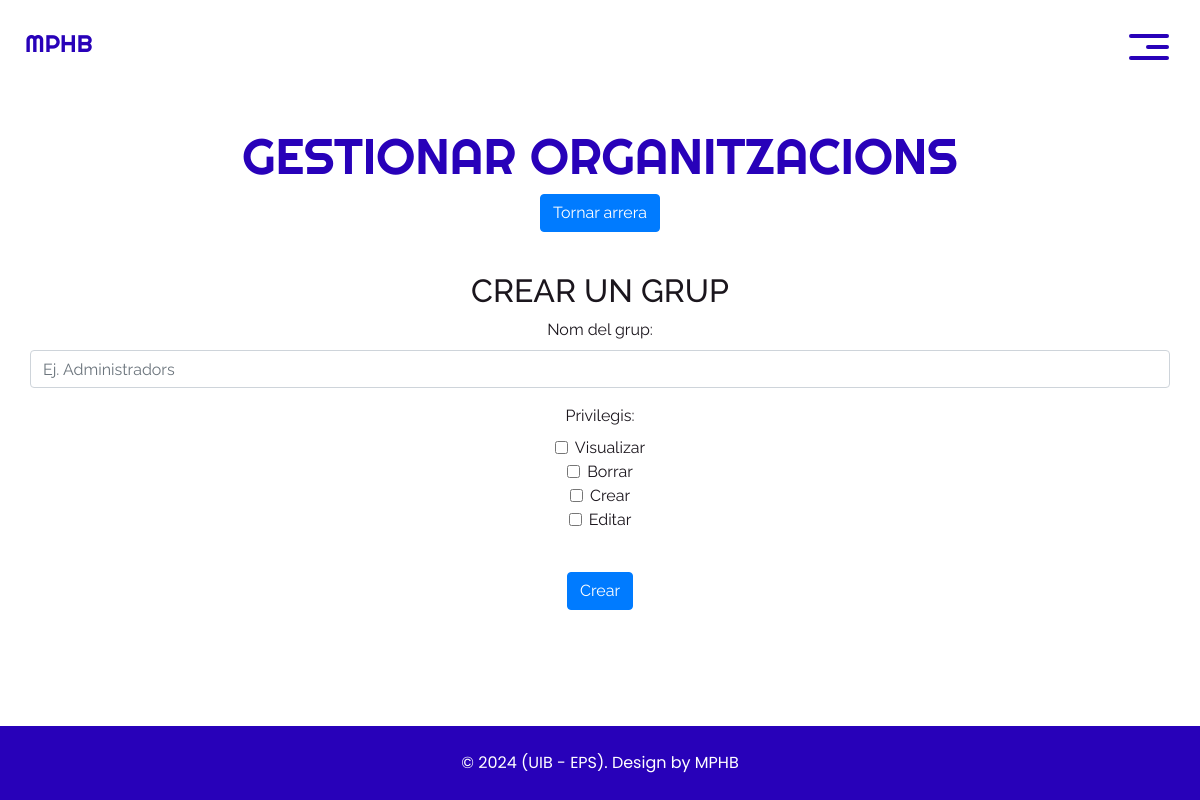
Screenshot of /crearGrupForm.php with the database file from the repository.
### tables this page shows
CREATE TABLE PRIVILEGI (
    tipus ENUM('Visualizar', 'Borrar', 'Crear', 'Editar') PRIMARY KEY
);

### crearGrupForm.php (the view, shortened to what this page needs)
<?php session_start();
$conn = Conexion::getConnection();
?>
<html>
<head>
    <link rel="stylesheet" type="text/css"
        href="https://cdnjs.cloudflare.com/ajax/libs/OwlCarousel2/2.1.3/assets/owl.carousel.min.css" />
    <link rel="stylesheet" type="text/css" href="css/bootstrap.css" />
    <link href="css/style.css" rel="stylesheet" />
    <link href="css/responsive.css" rel="stylesheet" />
</head>
<body>
    <div class="hero_area">
        <header class="header_section">
            <div class="container-fluid">
                <nav class="navbar navbar-expand-lg custom_nav-container">
                    <a class="navbar-brand" href="loginform.php">
                        <span>
                            MPHB
                        </span>
                    </a>
                    <div class="navbar-collapse" id="">
                        <div class="custom_menu-btn">
                            <button onclick="openNav()">
                                <span class="s-1"> </span>
                                <span class="s-2"> </span>
                                <span class="s-3"> </span>
                            </button>
                        </div>
                    </div>
                </nav>
            </div>
        </header>
    </div>
    <section class="about_section layout_paddingAbout"  style="min-height: calc(100vh - 200px);">
        <div class="container">
            <h2 class="text-uppercase">
                Gestionar Organitzacions
            </h2>
            <form>
                <div class="container">
                    <button type="submit" class="btn btn-primary" formaction="gestUsForm.php">Tornar arrera</button>
                </div>
            </form>
        </div>
        <div class="container">
            <form action="./src/vista/grupVista.php" method="post">
                <br>
                <h2>Crear un grup</h2>
                <div class="form-group">
                    <label for="nom">Nom del grup:</label>
                    <input type="text" id="nom" name="nom" class="form-control" required placeholder="Ej. Administradors">
                </div>
                <div class="form-group">
                    <label for="privilegis">Privilegis:</label>
                    <?php
                    $select = "SELECT tipus FROM PRIVILEGI";
                    $resultPrivilegis = mySQLi_query($conn, $select);
                    while ($fila = mySQLi_fetch_assoc($resultPrivilegis)) {
                        $privilegi = $fila['tipus'];
                        echo "<div class='form-check'>
                                <input class='form-check-input' type='checkbox' name='privilegis[]' value='$privilegi' id='$privilegi'>
                                <label class='form-check-label' for='$privilegi'>$privilegi</label>
                              </div>";
                    }
                    ?>
                </div>
                <br>
                <button type="submit" class="btn btn-primary">Crear</button>
            </form>
        </div>
    </section>
    <section class="container-fluid footer_section">
        <p>
            &copy; 2024 (UIB - EPS). Design by MPHB
        </p>
    </section>
</body>
</html>

### css/style.css (style rules this page uses)
body { font-family: "Raleway", sans-serif; color: #1b161d; background-color: #ffffff; }
.hero_area { background-color: #ffffff; background-repeat: no-repeat; background-size: cover; }
.header_section .container-fluid { padding-right: 25px; padding-left: 25px; }
.custom_menu-btn { z-index: 9; position: absolute; right: 0; top: 14px; }
.custom_menu-btn button { margin-top: 12px; outline: none; border: none; background-color: transparent; }
.custom_menu-btn button span { display: block; width: 40px; height: 4px; background-color: #2801b9; margin: 7px 0; transition: all 0.3s; border-radius: 5px; }
.custom_menu-btn .s-2 { width: 23px; margin-left: auto; }
.custom_menu-btn .s-2 { transition: all 0.1s; }
a, a:hover, a:focus { text-decoration: none; }
.btn, .btn:focus { outline: none !important; box-shadow: none; }
.navbar-brand { display: flex; align-items: center; }
.navbar-brand span { font-family: "Righteous", cursive; font-size: 24px; font-weight: 500; color: #2801b9; margin-top: 5px; }
.custom_nav-container { z-index: 99999; padding: 15px 0; }
.about_section { margin-top: 45px; text-align: center; }
.about_section h2 { text-transform: uppercase; }
.text-uppercase { font-family: "Righteous", cursive; font-size: 50px; font-weight: 500; color: #2801b9; margin-top: 5px; }
.footer_section { font-family: "Poppins", sans-serif; background-color: #2801b9; padding: 25px 20px; }
.footer_section p { color: #fff; margin: 0; text-align: center; }

### css/responsive.css (style rules this page uses)
@media (min-width: 1200px) { .container { max-width: 1170px; } }

### rows the page displays
privilegi: tipus "Visualizar"
privilegi: tipus "Borrar"
privilegi: tipus "Crear"
privilegi: tipus "Editar"
